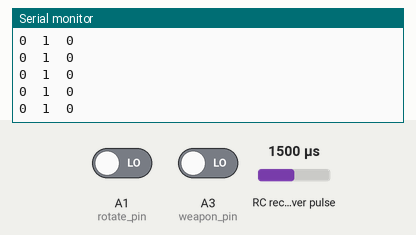
This sketch was run on a simulated Arduino Uno, built with avr-gcc and run on an emulated ATmega328P. On the bench: the last lines printed to the serial monitor. Wiring (inferred from the names in the program): RC receiver channel: data A2. The inputs (shaded band) are chosen by the test bench; at power-on: RC receiver pulse 1500 µs, A1 (rotate_pin) LOW, A3 (weapon_pin) LOW.

Above: at 1.2 s.
1.3 s: RC receiver pulse (sensor on A2) set to 1020 µs
At 1.39 s:
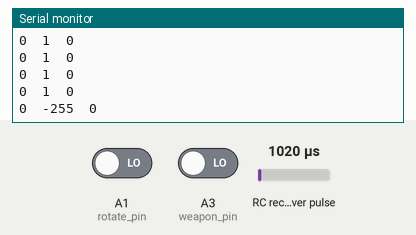
2.8 s: RC receiver pulse (sensor on A2) set to 1250 µs
At 2.83 s:
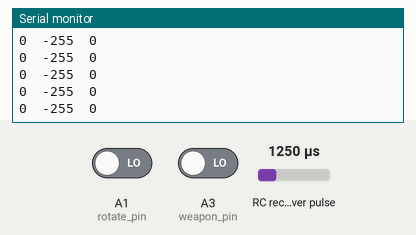
Timing chart, 0 to 5.8 s (numbered marks = the images above; inputs shaded):
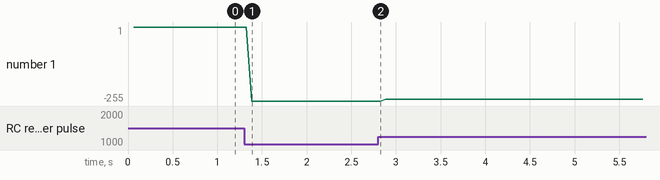

Measured:
- after the input at 1.3 s, the serial monitor: prints a new line after 0.09 s (image 1)
- plotted number 1: 1 → -255 after the input at 1.3 s, -255 → -249 after the input at 2.8 s

The sketch:

BRAHMAPUTRA_1.0.ino.ino
```cpp
/*                                                                         BRAHMAPUTRA 1.0 FIRMWARE
 */

//----------------------------pin number definition----------------------------
const int rotate_pin=A1;       //rotate
const int throttle_pin=A2;     //throttle
const int weapon_pin=A3;        //weapon

//----------------------------pulse variable-----------------------------------
int rotate_pulse;
int throttle_pulse;
int weapon_pulse;

//----------------------------pwm variable-------------------------------------
int rotate_pwm;
int throttle_pwm;
int weapon_pwm;
//----------------------------general declarations-----------------------------
int deadzone=20;
//----------------------------output pins--------------------------------------
const int throttle_out=14;
const int throttle_dir=11;

const int rotate_out=13;
const int rotate_dir=10;

const int weapon_out=12;
const int weapon_dir=9;


void setup() {

pinMode(rotate_pin,INPUT);
pinMode(throttle_pin,INPUT);
pinMode(weapon_pin,INPUT);

Serial.begin(9600);
}


int pulsetopwm(int pulse)
{
  int pwm;
 if(pulse>1000)
  {
    pwm=map(pulse,1000,2000,-500,500);
    pwm=constrain(pwm,-255,255);
    return pwm;
  }
  else
  {
    pwm=0;
  }


  if(abs(pulse)<=deadzone)
  {
    pwm=0;
  }
}

void drive(int throttle_pwm,int rotate_pwm)
{
    constrain(throttle_pwm,-255,255);
    constrain(rotate_pwm,-255,255);

   analogWrite(throttle_out,throttle_pwm);
}

void loop() {

  weapon_pulse=pulseIn(weapon_pin,HIGH,25000);
  throttle_pulse=pulseIn(throttle_pin,HIGH,25000);
  rotate_pulse=pulseIn(rotate_pin,HIGH,25000);

  weapon_pwm = pulsetopwm(weapon_pulse);
  throttle_pwm = pulsetopwm(throttle_pulse);
  rotate_pwm = pulsetopwm(rotate_pulse);

   Serial.print(weapon_pwm);Serial.print("\t");Serial.print(throttle_pwm);Serial.print("\t");Serial.println(rotate_pwm);

  //throttle
  if(throttle_pwm>=0)
  {

  }


}
```
